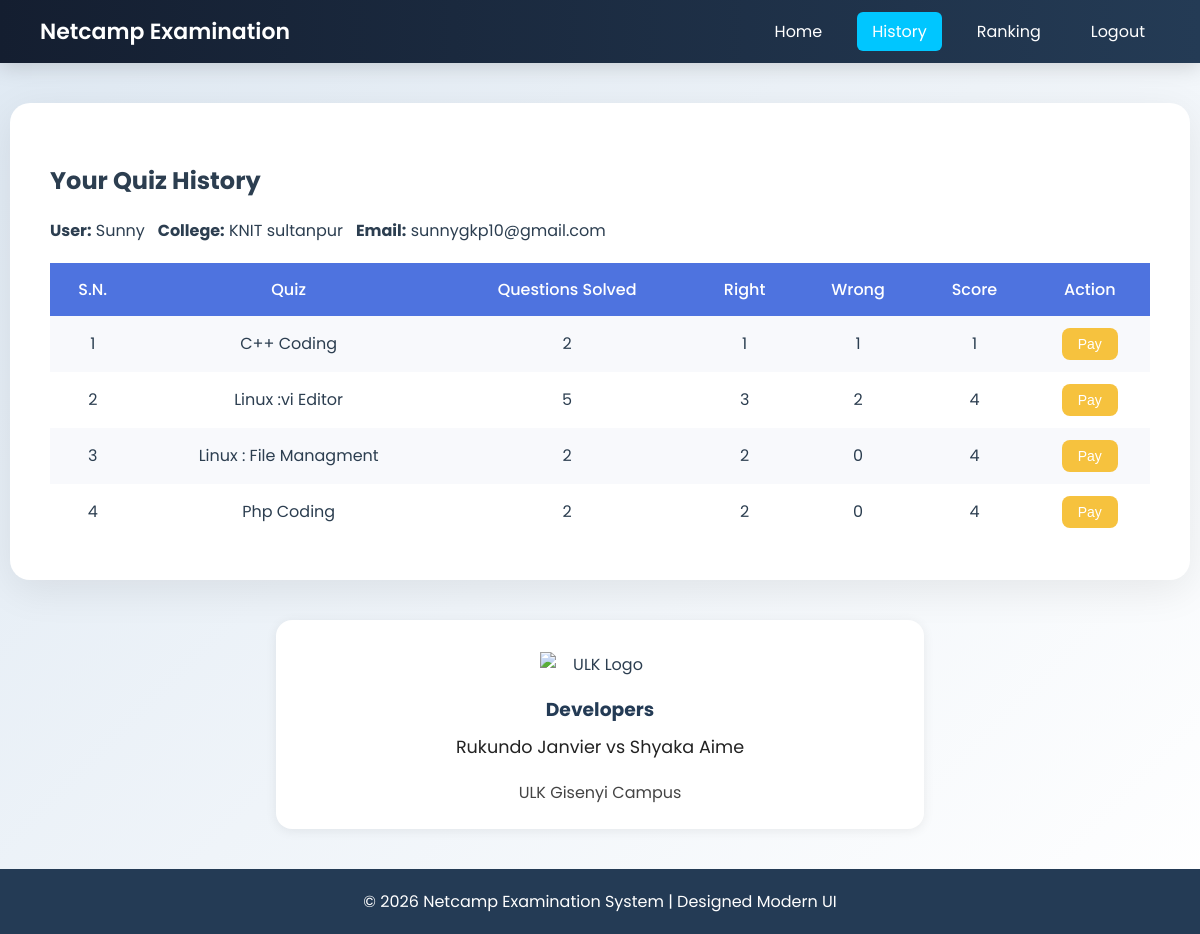
The page /account.php?q=2 (signed in) on the database its author committed.
### tables this page shows
CREATE TABLE `user` (
  `name` varchar(50) NOT NULL,
  `gender` varchar(5) NOT NULL,
  `college` varchar(100) NOT NULL,
  `email` varchar(50) NOT NULL,
  `mob` bigint(20) NOT NULL,
  `password` varchar(50) NOT NULL
);

CREATE TABLE `history` (
  `email` varchar(50) NOT NULL,
  `eid` text NOT NULL,
  `score` int(11) NOT NULL,
  `level` int(11) NOT NULL,
  `sahi` int(11) NOT NULL,
  `wrong` int(11) NOT NULL,
  `date` timestamp NOT NULL DEFAULT CURRENT_TIMESTAMP ON UPDATE CURRENT_TIMESTAMP
);

CREATE TABLE `quiz` (
  `eid` text NOT NULL,
  `title` varchar(100) NOT NULL,
  `sahi` int(11) NOT NULL,
  `wrong` int(11) NOT NULL,
  `total` int(11) NOT NULL,
  `time` bigint(20) NOT NULL,
  `intro` text NOT NULL,
  `tag` varchar(100) NOT NULL,
  `date` timestamp NOT NULL DEFAULT CURRENT_TIMESTAMP ON UPDATE CURRENT_TIMESTAMP
);

### account.php (the view, shortened to what this page needs)
<?php
include_once 'dbConnection.php';
$email = isset($_SESSION['email']) ? $_SESSION['email'] : null;
?>
<!DOCTYPE html>
<html>
<head>
</head>
<body>
<div class="navbar">
    <div class="logo">Netcamp Examination</div>
    <ul>
        <li><a href="account.php?q=1" class="<?php if(@$_GET['q']==1) echo 'active'; ?>">Home</a></li>
        <li><a href="account.php?q=2" class="<?php if(@$_GET['q']==2) echo 'active'; ?>">History</a></li>
        <li><a href="account.php?q=3" class="<?php if(@$_GET['q']==3) echo 'active'; ?>">Ranking</a></li>
        <li><a href="logout.php?q=account.php">Logout</a></li>
    </ul>
</div>
<div class="container">
<?php
if(@$_GET['q']==2){
    echo "<h2>Your Quiz History</h2>";
    $userInfo = mysqli_query($con, "SELECT name, college FROM user WHERE email='$email'");
    if($userInfo && $urow = mysqli_fetch_array($userInfo)) {
        echo "<div style='margin-bottom:18px;'><b>User:</b> ".$urow['name']." &nbsp; <b>College:</b> ".$urow['college']." &nbsp; <b>Email:</b> $email</div>";
    }
    $q = mysqli_query($con,"SELECT * FROM history WHERE email='$email' ORDER BY date DESC");
    echo "<table><tr><th>S.N.</th><th>Quiz</th><th>Questions Solved</th><th>Right</th><th>Wrong</th><th>Score</th><th>Action</th></tr>";
    $c=1;
    while($row=mysqli_fetch_array($q)){
        $eid=$row['eid'];
        $s=$row['score'];
        $w=$row['wrong'];
        $r=$row['sahi'];
        $qa=$row['level'];
        $q23=mysqli_query($con,"SELECT title FROM quiz WHERE eid='$eid'");
        $title='';
        if($row2=mysqli_fetch_array($q23)) $title=$row2['title'];
        $isPaid = false;
        echo "<tr><td>".$c++."</td><td>$title</td><td>$qa</td><td>$r</td><td>$w</td><td>$s</td><td>";
        if($isPaid){
            echo "<span style='color:#1cc88a;font-weight:500;'>Unlocked</span>";
        }else{
            echo "<button class='btn btn-lock' onclick=\"showPaymentModal('$eid','$title',$qa)\">Pay</button>";
        }
        echo "</td></tr>";
    }
    echo "</table>";
}
?>
</div>
<div style="margin:40px auto 0 auto; max-width:600px; background:#fff; border-radius:16px; box-shadow:0 2px 12px rgba(0,0,0,0.07); padding:32px 24px 24px 24px; text-align:center;">
    <img src="img/ulk_logo.png" alt="ULK Logo" style="max-width:120px; margin-bottom:18px; display:block; margin-left:auto; margin-right:auto;">
    <h3 style="margin:0 0 10px 0; color:#243b55;">Developers</h3>
    <div style="font-size:1.1em; color:#222; margin-bottom:8px;">Rukundo Janvier vs Shyaka Aime</div>
    <div style="color:#444;">ULK Gisenyi Campus</div>
</div>
<div class="footer">
© <?php echo date("Y"); ?> Netcamp Examination System | Designed Modern UI
</div>
</body>
</html>

### account.php (style rules this page uses)
body { margin:0; padding:0; font-family:'Poppins',sans-serif; background:linear-gradient(135deg,#dfe9f3,#ffffff); color:#2c3e50; }
.navbar { background:linear-gradient(90deg,#141e30,#243b55); padding:15px 40px; display:flex; align-items:center; justify-content:space-between; box-shadow:0 4px 20px rgba(0,0,0,0.15); position:sticky; top:0; z-index:1000; }
.navbar .logo { color:#fff; font-size:22px; font-weight:600; }
.navbar ul { list-style:none; display:flex; margin:0; padding:0; }
.navbar ul li { margin-left:20px; }
.navbar ul li a { text-decoration:none; color:#fff; padding:8px 15px; border-radius:6px; transition:0.3s; }
.navbar ul li a:hover, .active { background:#00c6ff; color:#fff; }
.container { max-width:1100px; margin:40px auto; background:#fff; padding:40px; border-radius:20px; box-shadow:0 10px 40px rgba(0,0,0,0.08); }
table { width:100%; border-collapse:collapse; margin-top:20px; }
table th { background:#4e73df; color:white; padding:14px; font-weight:500; }
table td { padding:12px; text-align:center; }
table tr:nth-child(even) { background:#f8f9fc; }
.btn { padding:8px 16px; border:none; border-radius:8px; cursor:pointer; font-size:14px; transition:0.3s; }
.btn-lock { background:#f6c23e; color:white; }
.footer { text-align:center; padding:20px; background:#243b55; color:white; margin-top:40px; }

### rows shown on the page
user: name "Sunny", college "KNIT sultanpur"
history: eid.title "C++ Coding", level "2", sahi "1", wrong "1", score "1"
history: eid.title "Linux :vi Editor", level "5", sahi "3", wrong "2", score "4"
history: eid.title "Linux : File Managment", level "2", sahi "2", wrong "0", score "4"
history: eid.title "Php Coding", level "2", sahi "2", wrong "0", score "4"

### other values the page prints
$email "sunnygkp10@gmail.com"
